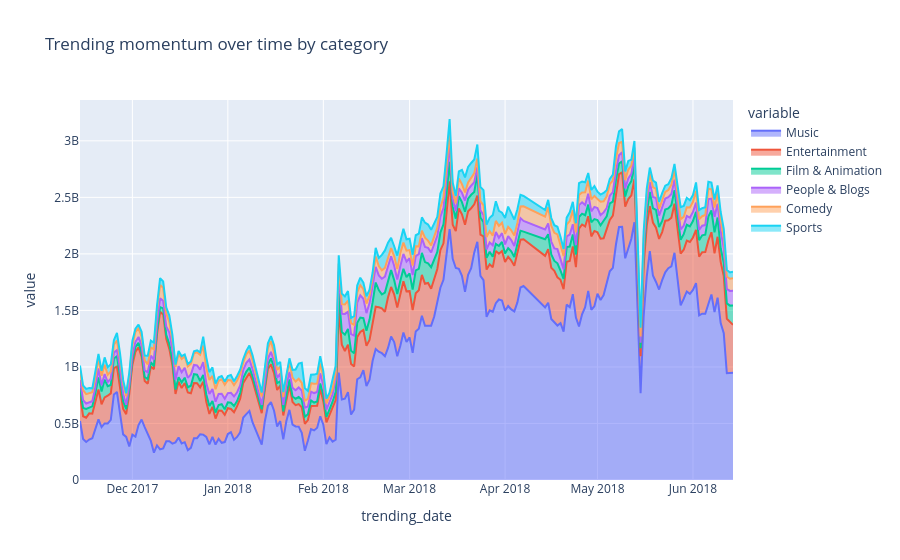

Notebook source saved alongside this figure:
### Code cell
area_chart

### Figure 1 — Plotly figure (JSON) as saved in the notebook; plotly's stock layout.template omitted (floating-point values rounded to 4 significant figures; data arrays with more than 128 entries replaced by an {"elided": "..."} marker saying what was removed)
{"data": [{"fillpattern": {"shape": ""}, "hovertemplate": "variable=Music<br>trending_date=%{x}<br>value=%{y}<extra></extra>", "legendgroup": "Music", "line": {"color": "#636efa"}, "marker": {"symbol": "circle"}, "mode": "lines", "name": "Music", "orientation": "v", "showlegend": true, "stackgroup": "1", "type": "scatter", "x": {"elided": "205 str values"}, "xaxis": "x", "y": {"elided": "205 int values"}, "yaxis": "y"}, {"fillpattern": {"shape": ""}, "hovertemplate": "variable=Entertainment<br>trending_date=%{x}<br>value=%{y}<extra></extra>", "legendgroup": "Entertainment", "line": {"color": "#EF553B"}, "marker": {"symbol": "circle"}, "mode": "lines", "name": "Entertainment", "orientation": "v", "showlegend": true, "stackgroup": "1", "type": "scatter", "x": {"elided": "205 str values"}, "xaxis": "x", "y": {"elided": "205 int values"}, "yaxis": "y"}, {"fillpattern": {"shape": ""}, "hovertemplate": "variable=Film & Animation<br>trending_date=%{x}<br>value=%{y}<extra></extra>", "legendgroup": "Film & Animation", "line": {"color": "#00cc96"}, "marker": {"symbol": "circle"}, "mode": "lines", "name": "Film & Animation", "orientation": "v", "showlegend": true, "stackgroup": "1", "type": "scatter", "x": {"elided": "205 str values"}, "xaxis": "x", "y": {"elided": "205 int values"}, "yaxis": "y"}, {"fillpattern": {"shape": ""}, "hovertemplate": "variable=People & Blogs<br>trending_date=%{x}<br>value=%{y}<extra></extra>", "legendgroup": "People & Blogs", "line": {"color": "#ab63fa"}, "marker": {"symbol": "circle"}, "mode": "lines", "name": "People & Blogs", "orientation": "v", "showlegend": true, "stackgroup": "1", "type": "scatter", "x": {"elided": "205 str values"}, "xaxis": "x", "y": {"elided": "205 int values"}, "yaxis": "y"}, {"fillpattern": {"shape": ""}, "hovertemplate": "variable=Comedy<br>trending_date=%{x}<br>value=%{y}<extra></extra>", "legendgroup": "Comedy", "line": {"color": "#FFA15A"}, "marker": {"symbol": "circle"}, "mode": "lines", "name": "Comedy", "orientation": "v", "showlegend": true, "stackgroup": "1", "type": "scatter", "x": {"elided": "205 str values"}, "xaxis": "x", "y": {"elided": "205 int values"}, "yaxis": "y"}, {"fillpattern": {"shape": ""}, "hovertemplate": "variable=Sports<br>trending_date=%{x}<br>value=%{y}<extra></extra>", "legendgroup": "Sports", "line": {"color": "#19d3f3"}, "marker": {"symbol": "circle"}, "mode": "lines", "name": "Sports", "orientation": "v", "showlegend": true, "stackgroup": "1", "type": "scatter", "x": {"elided": "205 str values"}, "xaxis": "x", "y": {"elided": "205 int values"}, "yaxis": "y"}], "layout": {"legend": {"title": {"text": "variable"}, "tracegroupgap": 0}, "title": {"text": "Trending momentum over time by category"}, "xaxis": {"anchor": "y", "domain": [0, 1], "title": {"text": "trending_date"}}, "yaxis": {"anchor": "x", "domain": [0, 1], "title": {"text": "value"}}}}
